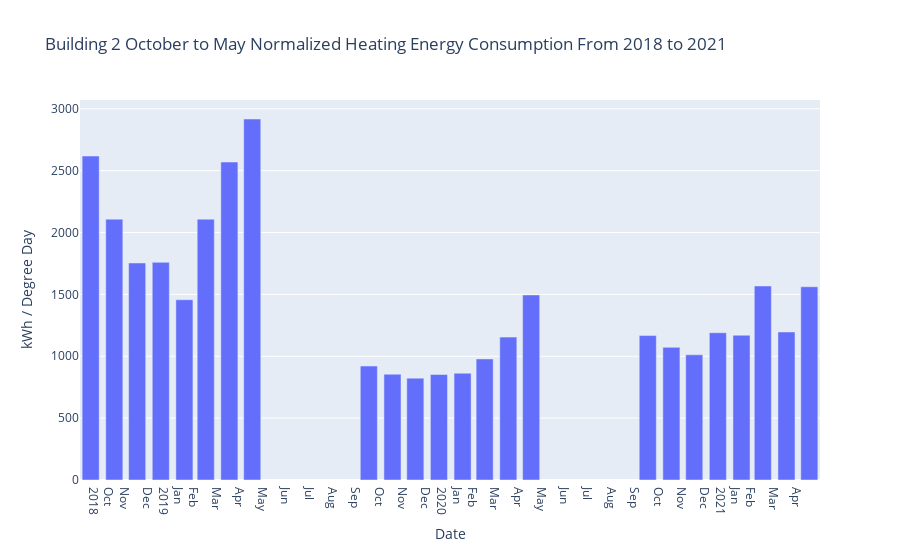

The notebook cell this image was saved under:
### Code cell
create_statement3 = '''
select DATE_FORMAT(w.Date, '%Y-%m')  AS Date , avg(Air_Temp_Avg) as Air_Temp_Avg , sum(Heating_Degree_Days) as Heating_Degree_Days, sum(Heating_kWh) as Heating_kWh, (sum(Heating_kWh)/sum(Heating_Degree_Days)) as Normalized_Energy_Consumption
FROM b2 INNER JOIN finaldd w
ON b2.Date = w.Date
where month(b2.Date) between 10 and 12 or month(b2.Date) between 1 and 5
Group by year(w.`Date`), month(w.`Date`)
;
'''


df_b2nem = pd.read_sql_query(create_statement3, engine)
display(df_b2nem.head())

fig = px.bar(df_b2nem, x='Date', y="Normalized_Energy_Consumption",hover_data={"Date": "|%B %d, %Y"},
                                                        labels={"Normalized_Energy_Consumption": "kWh / Degree Day",},
 title='Building 2 October to May Normalized Heating Energy Consumption From 2018 to 2021')
fig.update_xaxes(
    dtick="M1",
    tickformat="%b\n%Y",
    ticklabelmode="period")

             
             
             
fig.show()

### Figure 1 — Plotly figure (JSON) as saved in the notebook; plotly's stock layout.template omitted (floating-point values rounded to 4 significant figures)
{"data": [{"alignmentgroup": "True", "hovertemplate": "Date=%{x|%B %d, %Y}<br>kWh / Degree Day=%{y}<extra></extra>", "legendgroup": "", "marker": {"color": "#636efa", "pattern": {"shape": ""}}, "name": "", "offsetgroup": "", "orientation": "v", "showlegend": false, "textposition": "auto", "type": "bar", "x": ["2018-10", "2018-11", "2018-12", "2019-01", "2019-02", "2019-03", "2019-04", "2019-05", "2019-10", "2019-11", "2019-12", "2020-01", "2020-02", "2020-03", "2020-04", "2020-05", "2020-10", "2020-11", "2020-12", "2021-01", "2021-02", "2021-03", "2021-04", "2021-05"], "xaxis": "x", "y": [2618.0, 2108.0, 1754.0, 1759.0, 1457.0, 2108.0, 2570.0, 2918.0, 920.9, 855.0, 823.3, 852.7, 863.6, 978.6, 1155.0, 1496.0, 1167.0, 1072.0, 1012.0, 1190.0, 1170.0, 1568.0, 1196.0, 1562.0], "yaxis": "y"}], "layout": {"autosize": true, "barmode": "relative", "legend": {"tracegroupgap": 0}, "title": {"text": "Building 2 October to May Normalized Heating Energy Consumption From 2018 to 2021"}, "xaxis": {"anchor": "y", "autorange": true, "domain": [0, 1], "dtick": "M1", "range": ["2018-09-17", "2021-05-15"], "tickformat": "%b\n%Y", "ticklabelmode": "period", "title": {"text": "Date"}, "type": "date"}, "yaxis": {"anchor": "x", "autorange": true, "domain": [0, 1], "range": [0, 3071.0], "title": {"text": "kWh / Degree Day"}, "type": "linear"}}}
